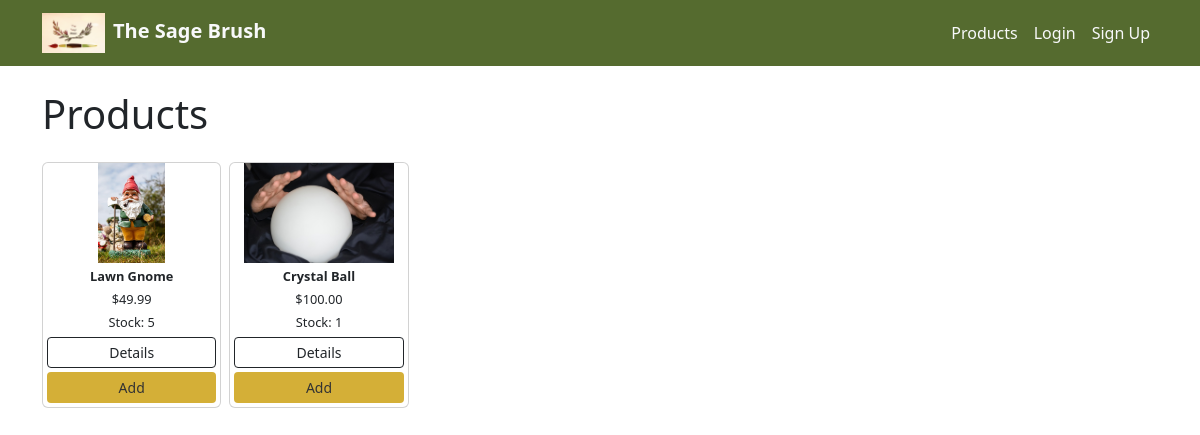
Page /store/ on the earlier database version.
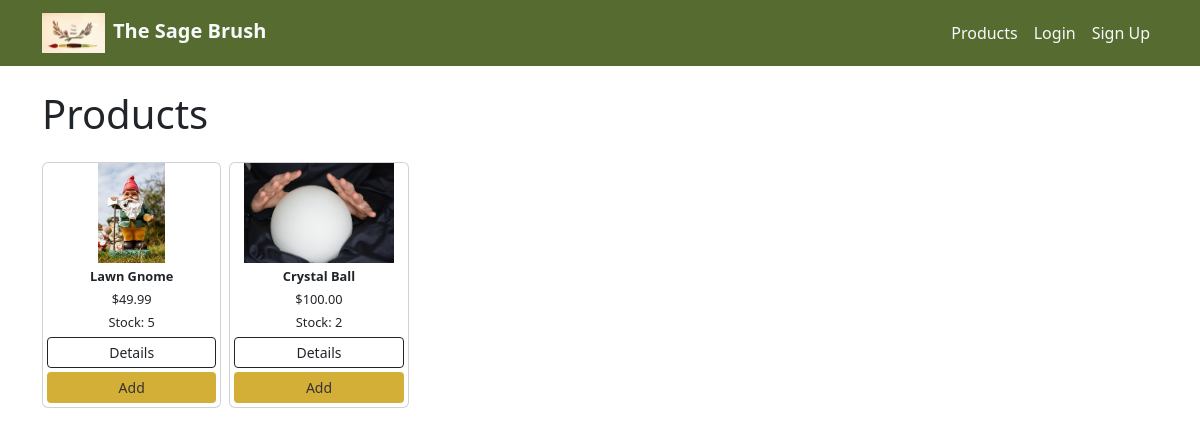
Same page on the later database version.
### store/models.py (models this page shows, shortened)
class Product(models.Model):
    name = models.CharField(max_length=100)
    description = models.TextField(blank=True)
    price = models.DecimalField(max_digits=8, decimal_places=2)
    stock = models.PositiveIntegerField()
    category = models.ForeignKey(Category, on_delete=models.SET_NULL, null=True, blank=True)
    image = models.ImageField(upload_to='products/', blank=True, null=True)

### store/views.py (the view)
# urls.py: path('', views.product_list, name='product_list'),
def product_list(request):
    products = Product.objects.all()
    return render(request, 'store/product_list.html', {'products': products})

### store/templates/store/product_list.html (shortened to what this page needs)
{% extends 'layout.html' %}
{% block content %}
<h1 class="mb-4">Products</h1>
<div class="row row-cols-2 row-cols-md-4 row-cols-lg-6 g-2">
    {% for product in products %}
    <div class="col">
        <div class="card h-100 text-center" style="font-size: 0.8rem;">
            {% if product.image %}
            <img src="{{ product.image.url }}" class="card-img-top" alt="{{ product.name }}"
                 style="height: 100px; object-fit: contain;">
            {% endif %}
            <div class="card-body p-1 d-flex flex-column justify-content-between">
                <div>
                    <p class="mb-1 fw-bold">{{ product.name }}</p>
                    <p class="mb-1">${{ product.price }}</p>
                    <p class="mb-1">Stock: {{ product.stock }}</p>
                </div>
                <div class="d-grid gap-1">
                    <a href="{% url 'product_detail' product.pk %}" class="btn btn-outline-dark btn-sm">Details</a>
                    <a href="{% url 'add_to_cart' product.pk %}" class="btn btn-sm"
                       style="background-color: #D4AF37; color: #333;"
                       onmouseover="this.style.backgroundColor='#A52A2A'; this.style.color='#fff';"
                       onmouseout="this.style.backgroundColor='#D4AF37'; this.style.color='#333';">
                       Add
                    </a>
                </div>
            </div>
        </div>
    </div>
    {% endfor %}
</div>
{% endblock %}

Differences in the rows shown:
changed Product "Crystal Ball": stock "1" → "2"
